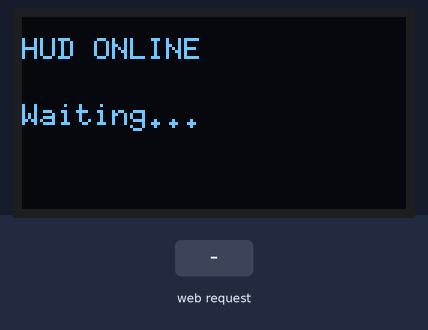
The sketch below on a simulated ESP32. Shown: 128×64 one-colour display. Inputs (shaded band) come from the test bench. What the sketch prints to the serial monitor is not drawn.

Above: at 5.7 s.
5.8 s: HTTP request GET /?text=1 received
At 6.6 s:
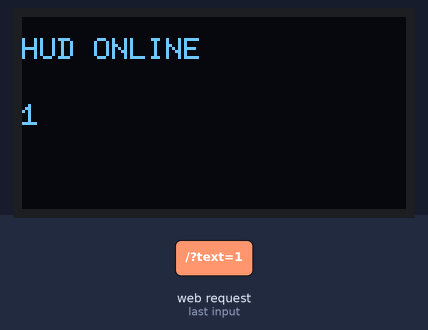
7.3 s: HTTP request GET /?text=0 received
At 8.7 s:
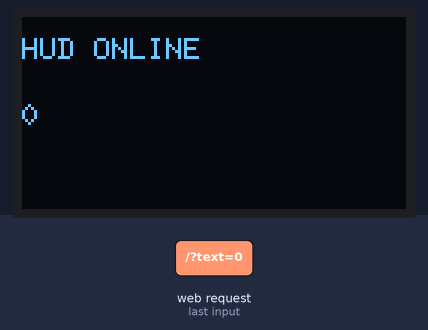
Timing chart, 0 to 10.3 s (numbered marks = the images above; inputs shaded):
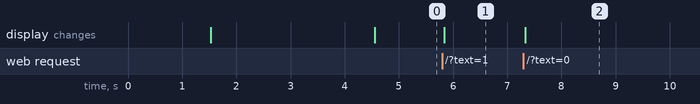

Measured:
- after the input at 5.8 s, the display: changes at once (image 1)
- after the input at 7.3 s, the display: changes at once (image 2)

The sketch:

sketch_jan28a.ino
```cpp
#include <WiFi.h>
#include <WebServer.h>
#include <Wire.h>
#include <U8g2lib.h>

/* ================= PIN OLED ================= */
#define SDA_PIN 8
#define SCL_PIN 9

/* ================= WIFI ================= */
const char* ssid = "HUD-GLASSES";
// const char* password = "12345678"; // MATIIN DULU

/* ================= SERVER ================= */
WebServer server(80);

/* ================= OLED ================= */
U8G2_SSD1306_128X64_NONAME_F_HW_I2C u8g2(U8G2_R0);

/* ================= DATA ================= */
String hudText = "Waiting...";

/* ================= HANDLE WEB ================= */
void handleRoot() {
  if (server.hasArg("text")) {
    hudText = server.arg("text");
  }
  server.send(200, "text/plain", "OK");
}

void setup() {
  Serial.begin(115200);
  delay(1500);

  /* OLED */
  Wire.begin(SDA_PIN, SCL_PIN);
  u8g2.begin();

  /* RESET WIFI TOTAL */
  WiFi.disconnect(true);
  delay(500);
  WiFi.mode(WIFI_AP);
  delay(500);

  /* WIFI AP (OPEN) */
  bool apOK = WiFi.softAP(ssid);
  delay(2000);

  Serial.println(apOK ? "AP Oo" : "AP FAIL");
  Serial.print("IP: ");
  Serial.println(WiFi.softAPIP());

  /* WEB SERVER */
  server.on("/", handleRoot);
  server.begin();
}

void loop() {
  server.handleClient();

  u8g2.clearBuffer();
  u8g2.setFont(u8g2_font_6x10_tf);
  u8g2.drawStr(0, 14, "HUD ONLINE");
  u8g2.drawStr(0, 36, hudText.c_str());
  u8g2.sendBuffer();
}
```
